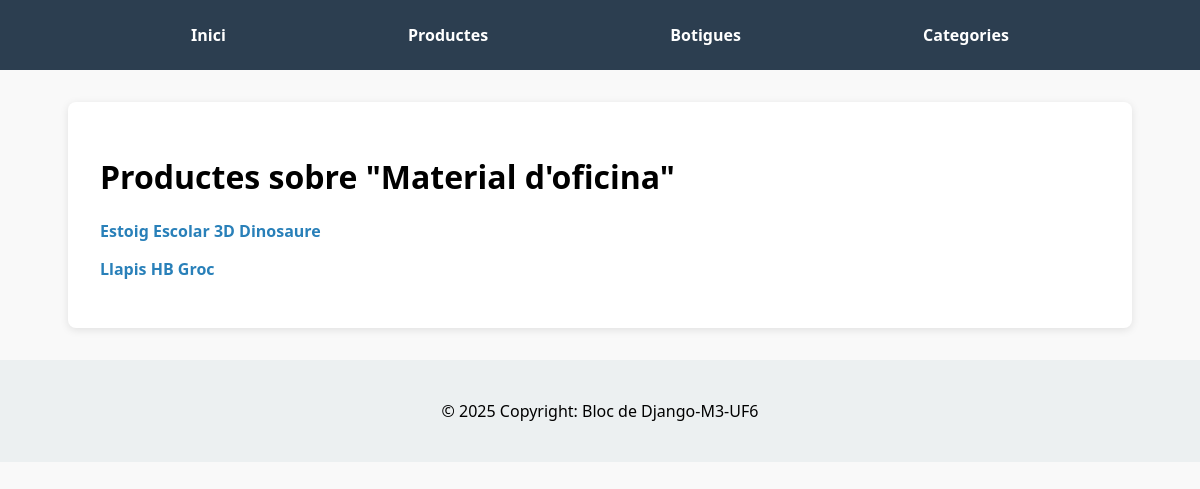
/categories/material-oficina/, run on an earlier commit of the app's database.
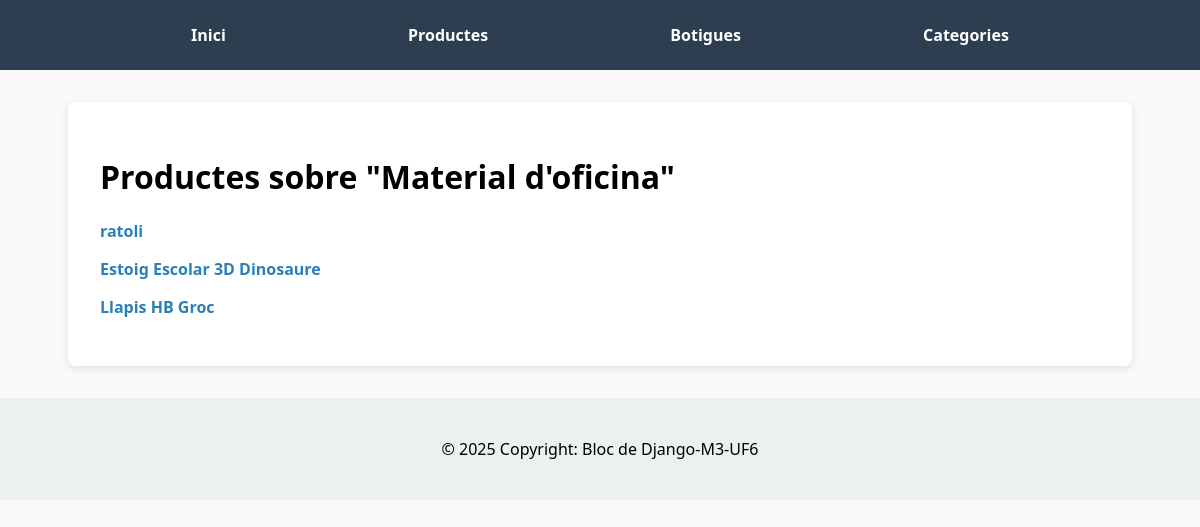
And on a later commit of the database.
### supermercado/models.py (models this page shows, shortened)
class Product(models.Model):
    name = models.CharField(max_length=200)
    slug = models.SlugField(unique=True)
    description = models.TextField(blank=True)
    price = models.DecimalField(max_digits=8, decimal_places=2)
    stock = models.PositiveIntegerField(default=0)
    stores = models.ManyToManyField(Store, blank=True, related_name='products')
    categories = models.ManyToManyField(Category, blank=True, related_name='products')
    image = models.ImageField(upload_to='products/', blank=True, null=True)
    created_at = models.DateTimeField(auto_now_add=True)

### supermercado/views.py (the view)
# urls.py: path('categories/<slug:slug>/', views.category_product_list, name='category-products'),
def category_product_list(request, slug):
    category = get_object_or_404(Category, slug=slug)
    products = category.products.order_by('-created_at')
    return render(request, 'category_product_list.html', {'category': category, 'products': products})

### templates/category_product_list.html
{% extends 'base.html' %}
{% block content %}
<h1>Productes sobre "{{ category.name }}"</h1>
<ul>
    {% for product in products %}
    <li><a href="{% url 'products-detail' product.slug %}">{{ product.name }}</a></li>
    {% endfor %}
</ul>
{% endblock %}

What changed in the data, as far as the page shows it:
added Product: name "ratoli"
